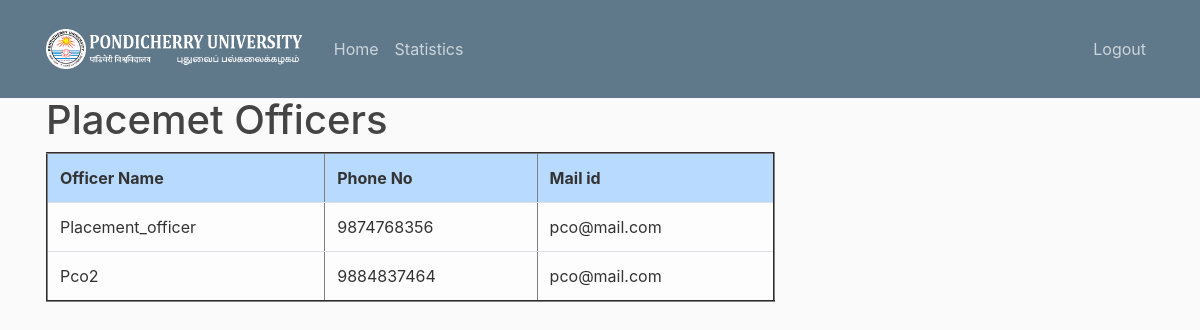
/viewPco/ (signed in), run on the app's committed database.
### faculty/models.py (models this page shows)
class pcoAdd(models.Model):
    name = models.CharField(max_length=100)
    mobile = models.BigIntegerField()
    mail = models.EmailField( max_length=254)
    login_id = models.ForeignKey(User,on_delete=models.CASCADE)

### faculty/decorators.py (the view)
        def wrapper_fun(request,*args, **kwargs):
            group =None
            if request.user.groups.exists():
                group = request.user.groups.all()[0].name
            if group in allowed_roles:
                return viewfun(request, *args, **kwargs)
            else:
                return HttpResponse(request,"You are not authorised")

### faculty/views.py (called while the page is built)
@login_required
@allowed_users(allowed_roles=['admin'])
def viewPco(request):
    pco = pcoAdd.objects.all()
    context = {
    'pco': pco,
    }
    print(pco)
    print(context)
    return render(request, 'faculty/admin/viewPco.html',context )

### faculty/templates/faculty/admin/viewPco.html
{% extends "faculty/admin/adminbase.html" %}
{% block content %}
{% load crispy_forms_tags %}
<h1>Placemet Officers</h1>
<table border='2' class="table table-hover">
    <tr class="table-primary">
        <th>
            Officer Name
        </th>
        <th>
          Phone No
      </th>
        <th>
            Mail id
        </th>
    </tr>
{% if pco %}
{% for x in pco %}
    <tr  class="table-light">
      <td>{{ x.name }}</td>
        <td>{{ x.mobile }}</td>
      <td>{{ x.mail }}</td>
    </tr>
  {% endfor %}
  {% endif %}
</table>
{% endblock content %}

### faculty/static/css/main.css (style rules this page uses)
body { background: #fafafa; color: #333333; margin-top: 5rem; }
h1, h2, h3, h4, h5, h6 { color: #444444; }

### faculty/templates/faculty/admin/adminbase.html (style rules this page uses)
#bg { background-size: cover; background-repeat: no-repeat; background-position: absolute; background-attachment: fixed; opacity: 2; }

### data on the page
pcoAdd: name "Placement_officer", mobile "9874768356", mail "pco@mail.com"
pcoAdd: name "Pco2", mobile "9884837464", mail "pco@mail.com"
